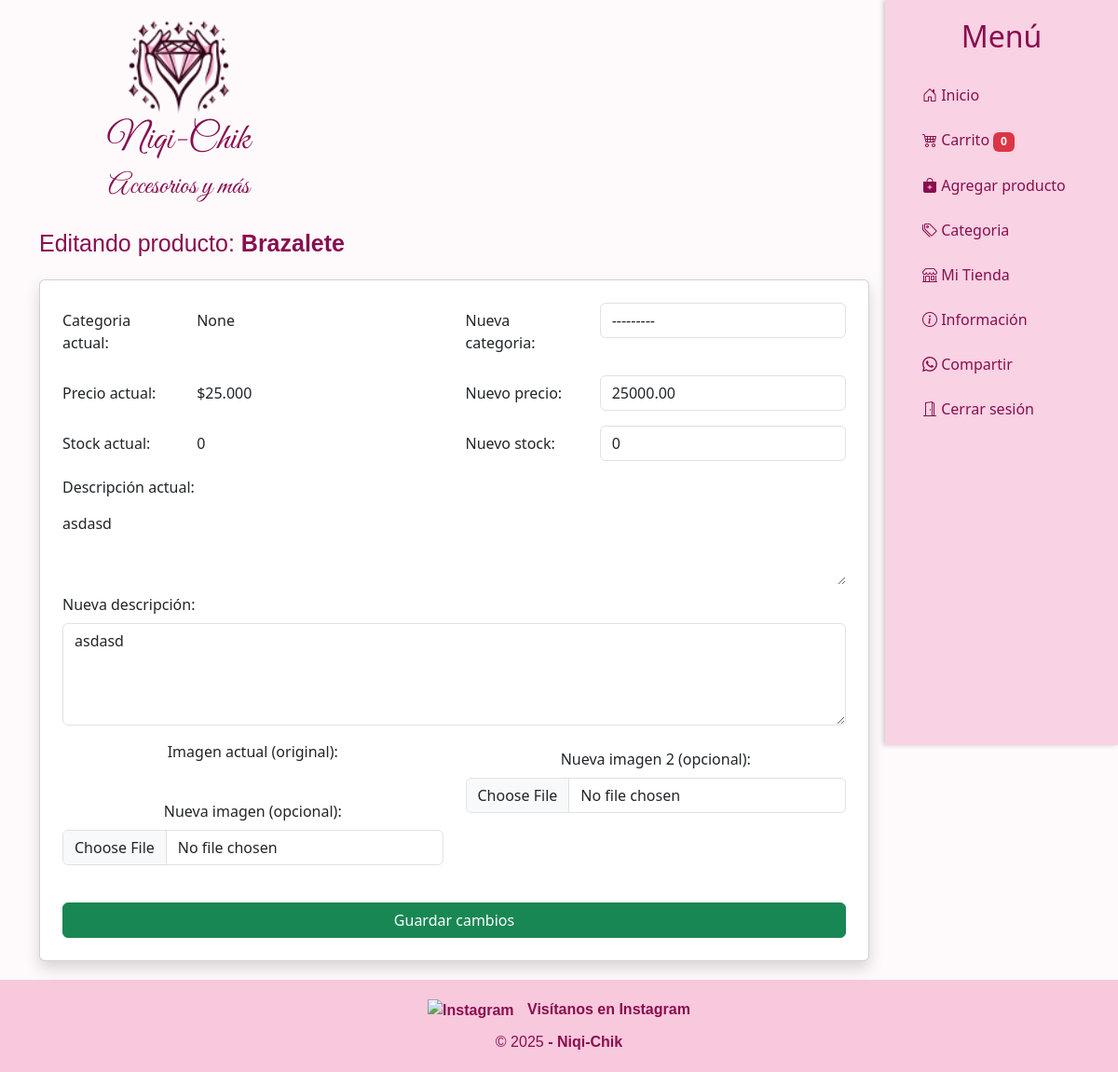
The page /tienda/4/editar/ (signed in) on the database its author committed.
### tienda/models.py (models this page shows, shortened)
class Producto(models.Model):
    codigo = models.CharField(max_length=6, unique=True, editable=False, null=True, blank=True)
    nombre = models.CharField(max_length=100)
    categoria = models.ForeignKey(Categoria, on_delete=models.SET_NULL, null=True, blank=True)
    descripcion = models.TextField()
    precio = models.DecimalField(max_digits=10, decimal_places=2)
    stock = models.IntegerField()
    vendidos = models.IntegerField(default=0)
    imagen = CloudinaryField('Producto Original', blank=True, null=True)
    imagen2 = CloudinaryField('Producto Puesto', blank=True, null=True)
    estado = models.BooleanField(default=True)
    visible = models.BooleanField(default=True)
    vendedor = models.ForeignKey(User, on_delete=models.CASCADE)
    slug = models.SlugField(unique=True, blank=True)

### tienda/views.py (the view)
# urls.py: path('tienda/<int:producto_id>/editar/', views.editar_producto, name='editar_producto'),
@login_required
def editar_producto(request, producto_id):
    producto = get_object_or_404(Producto, id=producto_id, vendedor=request.user)
    if request.method == 'POST':
        form = EditarProductoForm(request.POST, request.FILES, instance=producto)
        if form.is_valid():
            form.save()
            return redirect('tienda')
    else:
        form = EditarProductoForm(instance=producto)  # Cambié ProductoForm por EditarProductoForm
    return render(request, 'tienda/editar.html', {'form': form, 'producto': producto})

### tienda/forms.py
class EditarProductoForm(forms.ModelForm):
    class Meta:
        model = Producto
        fields = ['categoria', 'precio', 'stock', 'descripcion', 'imagen', 'imagen2']
        widgets = {
            'categoria': forms.Select(attrs={'class': 'form-control'}),  # <- CORREGIDO aquí
            'precio': forms.NumberInput(attrs={'class': 'form-control'}),
            'stock': forms.NumberInput(attrs={'class': 'form-control'}),
            'descripcion': forms.Textarea(attrs={'class': 'form-control', 'rows': 4}),
            'imagen': forms.ClearableFileInput(attrs={'class': 'form-control'}),
            'imagen2': forms.ClearableFileInput(attrs={'class': 'form-control'}),
        }

### tienda/models.py (called while the page is built)
    def __str__(self):
        return self.nombre

### tienda/templatetags/custom_filters.py (called while the page is built)
@register.filter
def formato_chileno(valor):
    try:
        valor = int(valor)
        return "${:,}".format(valor).replace(",", ".")
    except (ValueError, TypeError):
        return valor

@register.filter(name='add_class')
def add_class(field, css_class):
    existing_classes = field.field.widget.attrs.get('class', '')
    new_classes = f"{existing_classes} {css_class}".strip()
    return field.as_widget(attrs={"class": new_classes})

### tienda/templates/tienda/editar.html (shortened to what this page needs)
{% include "tienda/Menu.html" %}
{% load static %}
{% load custom_filters %}
<div class="contenido">
<div class="container mt-12">
  <h1 class="titulo-scriptify2">Editando producto: <strong>{{ producto.nombre }}</strong></h1>
    <form method="POST" enctype="multipart/form-data" class="card p-4 shadow mt-4">
      <div class="mb-3 row">
        <label class="col-sm-2 col-form-label">Categoria actual:</label>
        <div class="col-sm-4">
          <input type="text" class="form-control-plaintext" readonly value="{{ producto.categoria }}">
        </div>
        <label class="col-sm-2 col-form-label">Nueva categoria:</label>
        <div class="col-sm-4">
          {{ form.categoria|add_class:"form-control" }}
        </div>
      </div>
      <div class="mb-3 row">
        <label class="col-sm-2 col-form-label">Precio actual:</label>
        <div class="col-sm-4">
          <input type="text" class="form-control-plaintext" readonly value="{{ producto.precio|formato_chileno }}">
        </div>
        <label class="col-sm-2 col-form-label">Nuevo precio:</label>
        <div class="col-sm-4">
          {{ form.precio|add_class:"form-control" }}
        </div>
      </div>
      <div class="mb-3 row">
        <label class="col-sm-2 col-form-label">Stock actual:</label>
        <div class="col-sm-4">
          <input type="text" class="form-control-plaintext" readonly value="{{ producto.stock }}">
        </div>
        <label class="col-sm-2 col-form-label">Nuevo stock:</label>
        <div class="col-sm-4">
          {{ form.stock|add_class:"form-control" }}
        </div>
      </div>
      <div class="mb-3">
        <label class="form-label">Descripción actual:</label>
        <textarea class="form-control-plaintext mb-2" rows="3" readonly>{{ producto.descripcion }}</textarea>
        <label class="form-label">Nueva descripción:</label>
        {{ form.descripcion|add_class:"form-control" }}
      </div>
      <div class="mb-3 row">
        <div class="col-sm-6 text-center">
          {% if producto.imagen %}
            <p class="form-label">Imagen actual (original):</p>
          {% endif %}
          <p class="form-label mt-2">Nueva imagen (opcional):</p>
          {{ form.imagen|add_class:"form-control" }}
        </div>
        <div class="col-sm-6 text-center">
          <p class="form-label mt-2">Nueva imagen 2 (opcional):</p>
          {{ form.imagen2|add_class:"form-control" }}
        </div>
      </div>
      <div class="d-grid mt-4">
        <button type="submit" class="btn btn-success">Guardar cambios</button>
      </div>
    </form>
</div>
</div>
{% include "tienda/Footer.html" %}

### tienda/templates/tienda/Menu.html (style rules this page uses)
* { box-sizing: border-box; }
body { margin: 0; font-family: Arial, sans-serif; background-color: #fefafc !important; }
.contenido { padding: 20px 5px; transition: margin-right 0.3s; }
@media (min-width: 768px) { .contenido { margin-right: 250px; padding-left: 30px; } }
.titulo-scriptify2 { font-family: Arial, sans-serif; font-size: 25px; color: #880e4f; text-align: left; margin-top: 0px; }

### tienda/templates/tienda/Footer.html (style rules this page uses)
body { background-color: white; margin: 0; }

### rows shown on the page
Producto: nombre "Brazalete", categoria "None", categoria "---------", precio "$25.000", precio "25000.00", stock "0", descripcion "asdasd"
